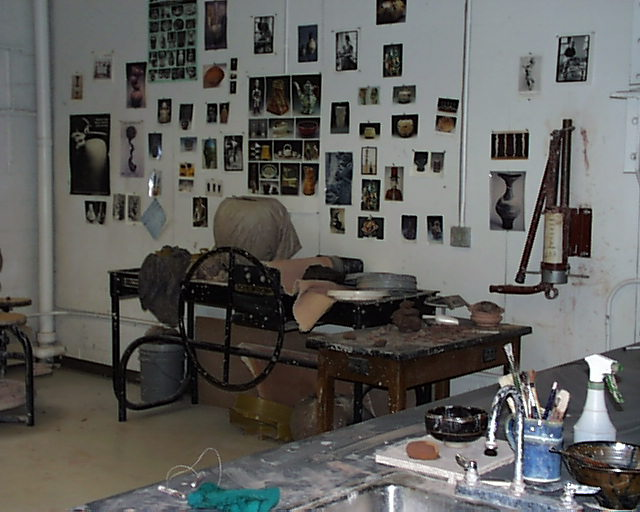
//> input picture OG_Files/olympus/pic.0008.jpg, 640 x 512 px; its folder holds 4 pictures in this run; the run also reads 1 picture not shown here
$ ./Task_3_Multi_Hist_Matching ../../OG_Files/olympus/pic.0008.jpg   (built with g++ and OpenCV 4)
//> lines starting //> are read from the running program, lines starting //| are printed output that depends on the picture
/*
Author: Priyanshu Ranka
Semester : Spring 2025
Subject : PRCV
Task_3: Multi-Histogram Matching
Description: Uses multiple histograms per image and a custom weighted similarity metric.
*/

// Header files
#include <iostream>
#include <fstream>
#include <string>
#include <vector>
#include <algorithm>
#include <filesystem>
#include <opencv2/opencv.hpp>

// Namespace
using namespace cv;
using namespace std;
namespace fs = std::filesystem;

// Function to compute a 2D RGB histogram
Mat computeHistogram(const Mat& image, Rect region, int bins = 8)
{
	// Variables
    Mat hist;
    Mat roi = image(region);  // Extract region of interest (ROI)

	int histSize[] = { bins, bins, bins };   // Number of bins
	float range[] = { 0, 256 };              // Range of pixel values
    const float* histRange[] = { range, range, range };
	int channels[] = { 0, 1, 2 };			 // Channels

    calcHist(&roi, 1, channels, Mat(), hist, 3, histSize, histRange, true, false);
    normalize(hist, hist, 1, 0, NORM_L1);    // Normalize the histogram (for histogram intersection)

    return hist;
}

// Function to compute histogram intersection between two histograms
double histogramIntersection(const Mat& hist1, const Mat& hist2)
{
    return sum(min(hist1, hist2))[0]; // Sum of minimum bin values
}

// Function to compute a weighted similarity score using two histograms
double computeMultiHistogramSimilarity(const Mat& hist1a, const Mat& hist1b, const Mat& hist2a, const Mat& hist2b, double weight1 = 0.5, double weight2 = 0.5)
{
	double score1 = histogramIntersection(hist1a, hist2a); // Histogram intersection score (Lower 2/3rd part)
	double score2 = histogramIntersection(hist1b, hist2b); // Histogram intersection score (Upper 2/3rd part)
	return (weight1 * score1 + weight2 * score2);          // Weighted average (Equal)
}

// Main function
int main(int argc, char* argv[])
{
    if (argc != 2)
    {
        cerr << "Usage: " << argv[0] << " <imagePath>" << endl;
        return 1;
    }

    string targetImagePath = argv[1];
	string databaseDirectory = "C:\\Users\\yashr\\Desktop\\NEU\\Semester 2\\PRCV\\Projects\\Project_2\\olympus"; // Hardcoded database directory
    int N = 3;  // Top N matches (3 required)

    // Load target image
    Mat target_image = imread(targetImagePath, IMREAD_COLOR);
//> target_image is the input picture: 512 rows x 640 cols, CV_8UC3; mean B, G, R 93.5, 96.3, 96.4
    if (target_image.empty()) {
        cerr << "Error: Could not open target image." << endl;
        return 1;
    }

	// Get dimensions of target image for histogram computation
    int height = target_image.rows;
//> height = 512
    int width = target_image.cols;
//> width = 640

    // Compute histograms for Upper 2/3 and Lower 2/3
    Mat targetHistUpper = computeHistogram(target_image, Rect(0, 0, width, (2 * height) / 3));
//> in computeHistogram, `Mat roi = image(region);`:
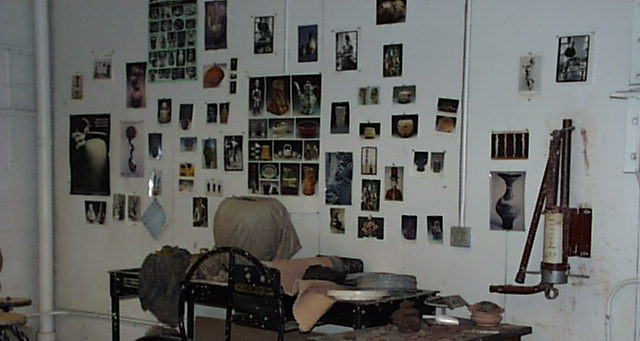
//> roi: 341 rows x 640 cols, CV_8UC3; mean B, G, R 100.4, 102.9, 101.9
    Mat targetHistLower = computeHistogram(target_image, Rect(0, height / 3, width, (2 * height) / 3));
//> call 2 of computeHistogram, with region = Rect(0, 170, 640, 341), bins = 8
//> in computeHistogram (call 2), `Mat roi = image(region);`:
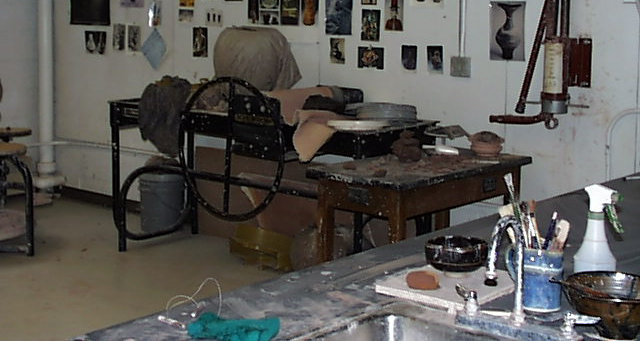
//> roi: 341 rows x 640 cols, CV_8UC3; mean B, G, R 85.4, 89.2, 91.2

	vector<pair<double, string>> similarities;  // Vector to store similarity scores

    // Iterate through database images
    try
    {
        for (const auto& entry : fs::directory_iterator(databaseDirectory))
        {
            if (entry.is_regular_file())
            {
                string filename = entry.path().filename().string();
                string imagePath = entry.path().string();

                Mat image = imread(imagePath, IMREAD_COLOR);
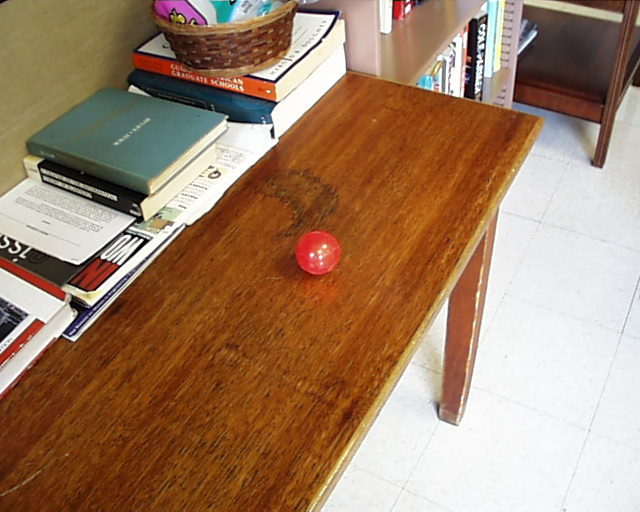
//> input picture OG_Files/olympus/pic.0028.jpg, 640 x 512 px
//> image is the input picture: 512 rows x 640 cols, CV_8UC3; mean B, G, R 103.9, 129, 160.9
                if (!image.empty())
                {
                    // Compute histograms for database image (Upper 2/3 and Lower 2/3)
                    Mat hist_upper = computeHistogram(image, Rect(0, 0, width, (2 * height) / 3));
//> call 3 of computeHistogram, with region = Rect(0, 0, 640, 341), bins = 8
//> in computeHistogram (call 3), `Mat roi = image(region);`:
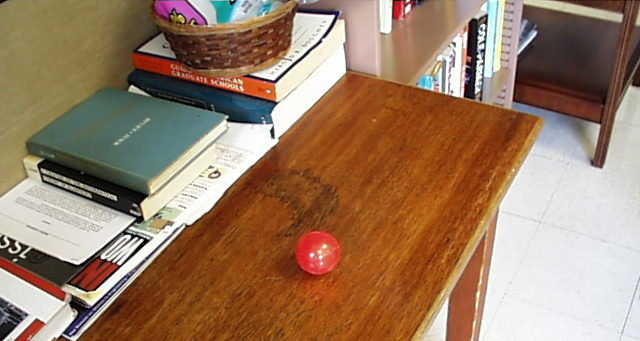
//> roi: 341 rows x 640 cols, CV_8UC3; mean B, G, R 100.1, 124.7, 154.9
                    Mat hist_lower = computeHistogram(image, Rect(0, height / 3, width, (2 * height) / 3));
//> call 4 of computeHistogram, with region = Rect(0, 170, 640, 341), bins = 8
//> in computeHistogram (call 4), `Mat roi = image(region);`:
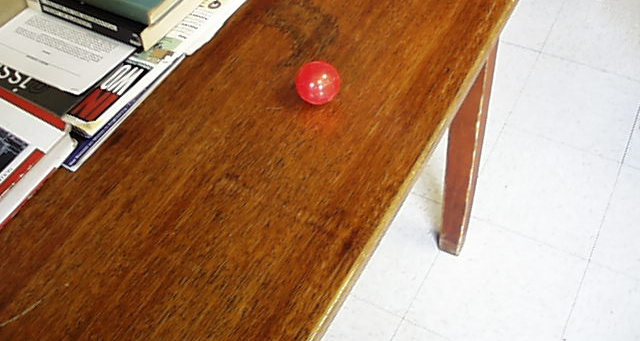
//> roi: 341 rows x 640 cols, CV_8UC3; mean B, G, R 108.7, 135.6, 172.3

                    // Compute similarity score (weighted average of histogram intersection)
                    double similarity = computeMultiHistogramSimilarity(targetHistUpper, targetHistLower, hist_upper, hist_lower);
//> in computeMultiHistogramSimilarity, `double score1 = histogramIntersection(hist1a, hist2a);`: score1 = 0.186
//> in computeMultiHistogramSimilarity, `double score2 = histogramIntersection(hist1b, hist2b);`: score2 = 0.0793
//> similarity = 0.132
                    similarities.push_back({ similarity, filename });
//> similarities = 1 item
                }
            }
        }
//> pass 2 of the loop `for (const auto& entry : fs::directory_iterator(databaseDirectory))`:
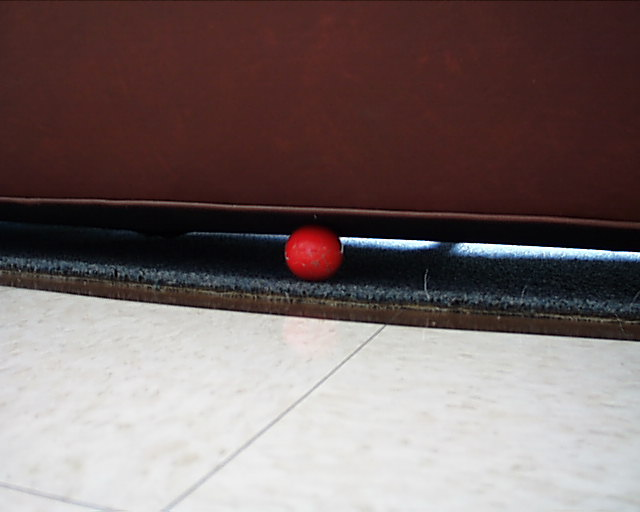
//> input picture OG_Files/olympus/pic.0029.jpg, 640 x 512 px
//> image is the input picture: 512 rows x 640 cols, CV_8UC3; mean B, G, R 104.5, 105.2, 120.6
//> in computeHistogram (call 5), `Mat roi = image(region);`:
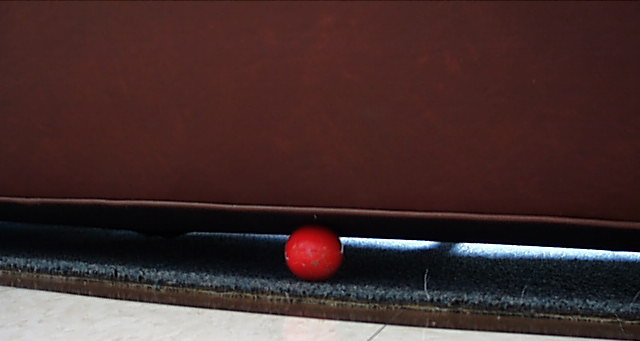
//> roi: 341 rows x 640 cols, CV_8UC3; mean B, G, R 45.9, 46.6, 69.7
//> in computeHistogram (call 6), `Mat roi = image(region);`:
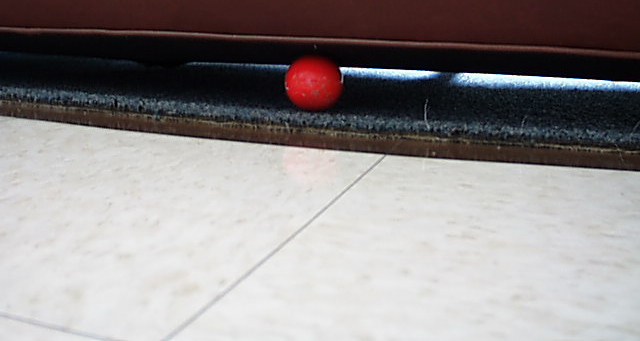
//> roi: 341 rows x 640 cols, CV_8UC3; mean B, G, R 139.9, 139.7, 144.9
//> similarity = 0.283
//> similarities = 2 items
//> pass 3 of the loop `for (const auto& entry : fs::directory_iterator(databaseDirectory))`:
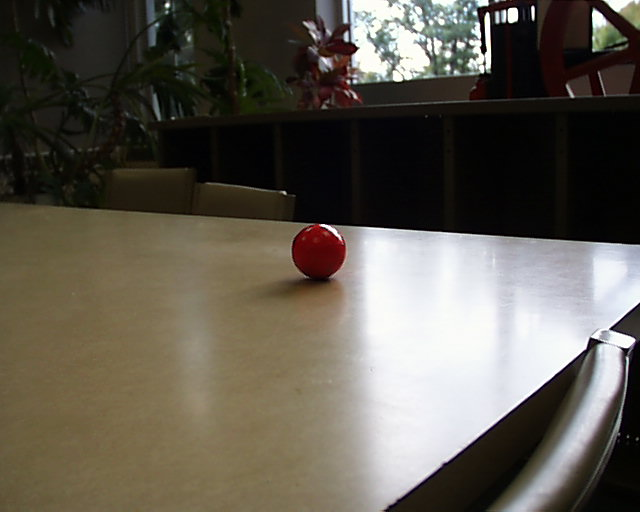
//> input picture OG_Files/olympus/pic.0027.jpg, 640 x 512 px
//> image is the input picture: 512 rows x 640 cols, CV_8UC3; mean B, G, R 79.7, 89.9, 95.2
//> in computeHistogram (call 7), `Mat roi = image(region);`:
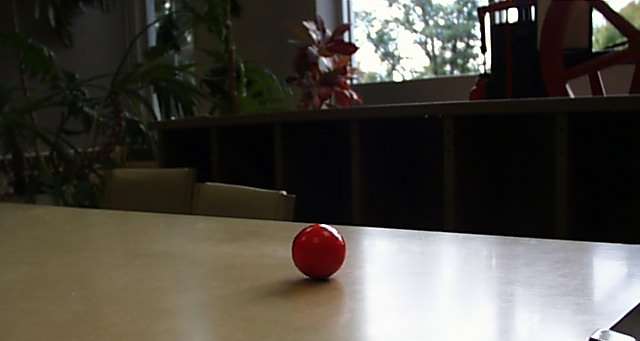
//> roi: 341 rows x 640 cols, CV_8UC3; mean B, G, R 64.8, 72.3, 76.2
//> in computeHistogram (call 8), `Mat roi = image(region);`:
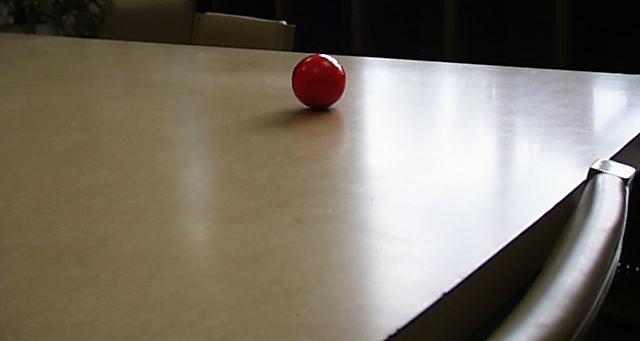
//> roi: 341 rows x 640 cols, CV_8UC3; mean B, G, R 102.1, 115.1, 122.3
//> similarity = 0.354
//> similarities = 3 items
//> the loop made 4 passes; the first 3 are shown
    }

	// Error handling
    catch (const fs::filesystem_error& ex)
    {
        cerr << "Error accessing database directory: " << ex.what() << endl;
        return 1;
    }

    // Sort images based on similarity (higher is better)
    sort(similarities.rbegin(), similarities.rend());

    // Display Target Image
    namedWindow("Target Image", WINDOW_NORMAL);
    imshow("Target Image", target_image);
    waitKey(0);

    // Display Top N Matched Images
    for (int i = 1; i < (N+1); ++i)
    {
        string matchedImagePath = databaseDirectory + "\\" + similarities[i].second;
        Mat matchedImage = imread(matchedImagePath, IMREAD_COLOR);

        if (!matchedImage.empty())
        {
            string window_name = "Match " + to_string(i ) + ": " + similarities[i].second;
            namedWindow(window_name, WINDOW_NORMAL);
            imshow(window_name, matchedImage);
        }
        else
        {
            cerr << "Error: Could not open matched image: " << matchedImagePath << endl;
        }
    }
//> pass 2 of the loop `for (int i = 1; i < (N+1); ++i)`:
//> pass 3 of the loop `for (int i = 1; i < (N+1); ++i)`:

    waitKey(0);
    destroyAllWindows();
    return 0;
}
